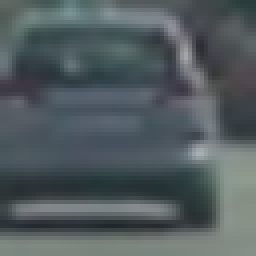
#> input picture vehicles/GTI_Far/image0006.png, 64 x 64 px (shown 4 times larger); its folder holds only this picture in this run
$ jupyter execute --allow-errors CarND-P5-Vehicle-Detection.ipynb   (shell and % lines are left out)   (older library calls are emulated)
#> lines starting #> are read from the running program, lines starting #| are printed output that depends on the picture; after the words box and inside, x2 and y2 are one past the last pixel; in counts of white or black regions, pixels touching at a corner belong together
[cell 1]
import numpy as np
import cv2
import matplotlib.pyplot as plt
import matplotlib.image as mpimg
import glob
import random

vehicles = glob.glob('vehicles/**/*.png', recursive=True)
nonvehicles = glob.glob('non-vehicles/**/*.png', recursive=True)

vehicle_images = []
for path in vehicles:
    vehicle_images.append(mpimg.imread(path))

nonvehicle_images = []
for path in nonvehicles:
    nonvehicle_images.append(mpimg.imread(path))

vehicle_images_count = len(vehicle_images)
#> vehicle_images_count = 2
nonvehicle_images_count = len(nonvehicle_images)
print('Vehicles:', vehicle_images_count)
#| Vehicles: 2
print('Non-vehicles:', nonvehicle_images_count)

[cell 2]
def displayImages(images, grid, fig_size=(10,10)):
    sizex = grid[0]
    sizey = grid[1]
    fig, imtable = plt.subplots(sizey, sizex, figsize = fig_size, squeeze=False)
    for y in range(sizey):
        for x in range(sizex):
            im_idx = x + y*sizex
            im = images[im_idx]
            if len(im.shape) == 3:
                imtable[y][x].imshow(im)
            else:
                imtable[y][x].imshow(im, cmap='gray')
    plt.show()

#> (a cell that did not finish here is left out)

[cell 4]
from skimage.feature import hog
import math

def getHogFeatures(img, orient, pix_per_cell, cell_per_block, feature_vec=True):
    features = hog(img, orientations=orient,
                   pixels_per_cell=(pix_per_cell, pix_per_cell),
                   cells_per_block=(cell_per_block, cell_per_block),
                   transform_sqrt=True,
                   visualise=True,
                   feature_vector=feature_vec)
    return features

def getSFromHLS(img):
    hls = cv2.cvtColor(img, cv2.COLOR_BGR2HLS)
    return hls[:,:,2]

[cell 5]
# Feature extraction parameters

color_space = 'GRAY' # Can be GRAY, RGB, HSV, LUV, HLS, YUV, YCrCb
orient = 8  # HOG orientations
pix_per_cell = 16 # HOG pixels per cell
cell_per_block = 2 # HOG cells per block
hog_channel = 'ALL' # Can be 0, 1, 2, or "ALL"
spatial_size = (16, 16) # Spatial binning dimensions
hist_bins = 16    # Number of histogram bins
spatial_feat = False # Spatial features on or off
hist_feat = False # Histogram features on or off
hog_feat = True # HOG features on or off

#> (the rest of this cell did not finish here and is left out)

[cell 6]
# [47 lines left out: functions binSpatial, colorHist, singleImageFeatures, not called in this run]

def extractFeatures(imgs, color_space='RGB', spatial_size=(32, 32),
                        hist_bins=32, orient=9,
                        pix_per_cell=8, cell_per_block=2, hog_channel=0,
                        spatial_feat=True, hist_feat=True, hog_feat=True):
    # Create a list to append feature vectors to
    features = []
    # Iterate through the list of images
    for image in imgs:
        file_features = []
        # apply color conversion if other than 'RGB'
        if color_space != 'RGB':
            feature_image = cv2.cvtColor(image, getattr(cv2, 'COLOR_RGB2' + color_space))
        else: feature_image = np.copy(image)

        if spatial_feat == True:
            spatial_features = binSpatial(feature_image, size=spatial_size)
            file_features.append(spatial_features)
        if hist_feat == True:
            # Apply colorHist()
            hist_features = colorHist(feature_image, nbins=hist_bins)
            file_features.append(hist_features)
        if hog_feat == True:
        # Call get_hog_features() with vis=False, feature_vec=True
            hog_features, hot_ims = getHogFeatures(feature_image, orient, pix_per_cell, cell_per_block)
            # Append the new feature vector to the features list
            file_features.append(hog_features)
        features.append(np.concatenate(file_features))
    # Return list of feature vectors
    return features

# [28 lines left out: function searchWindows, not called in this run]

def slideWindow(img, x_start_stop=[None, None], y_start_stop=[None, None],
                    xy_window=(64, 64), xy_overlap=(0.5, 0.5)):
    # If x and/or y start/stop positions not defined, set to image size
    imgsizey = img.shape [0]
    imgsizex = img.shape [1]
    x_start_stop [0] = 0 if x_start_stop [0] is None else x_start_stop [0]
    x_start_stop [1] = imgsizex if x_start_stop [1] is None else x_start_stop [1]
    y_start_stop [0] = 0 if y_start_stop [0] is None else y_start_stop [0]
    y_start_stop [1] = imgsizey if y_start_stop [1] is None else y_start_stop [1]
    # Compute the span of the region to be searched
    sizex = x_start_stop [1] - x_start_stop [0]
    sizey = y_start_stop [1] - y_start_stop [0]
    # Compute the number of pixels per step in x/y
    stepx = int(xy_window [0] * xy_overlap [0])
    stepy = int(xy_window [1] * xy_overlap [1])
    # Compute the number of windows in x/y
    step_count_x = int(math.floor(1.0 * sizex / stepx)) - 1
    step_count_y = int(math.floor(1.0 * sizey / stepy)) - 1
    # Initialize a list to append window positions to
    window_list = []
    for i in range(step_count_y):
        for j in range(step_count_x):
            # Calculate each window position
            # Append window position to list
            window_list.append((
                (x_start_stop [0] + j*stepx, y_start_stop [0] + i*stepy),
                (x_start_stop [0] + j*stepx + xy_window [0], y_start_stop [0] + i*stepy + xy_window [1])))
    # Return the list of windows
    return window_list

def drawBoxes(img, bboxes, color=(0, 0, 255), thick=6):
    # Make a copy of the image
    imcopy = np.copy(img)
    # Iterate through the bounding boxes
    for bbox in bboxes:
        # Draw a rectangle given bbox coordinates
        cv2.rectangle(imcopy, bbox[0], bbox[1], color, thick)
    # Return the image copy with boxes drawn
    return imcopy

[cell 7]
import time
from sklearn.svm import LinearSVC, SVC
from sklearn.preprocessing import StandardScaler
from sklearn.model_selection import train_test_split

all_cars = vehicle_images
#> all_cars = 2 items
all_notcars = nonvehicle_images

car_features = extractFeatures(all_cars, color_space=color_space,
                        spatial_size=spatial_size, hist_bins=hist_bins,
                        orient=orient, pix_per_cell=pix_per_cell,
                        cell_per_block=cell_per_block,
                        hog_channel=hog_channel, spatial_feat=spatial_feat,
                        hist_feat=hist_feat, hog_feat=hog_feat)
#> the loop in extractFeatures, `for image in imgs:` made 2 passes
#> pass 2, in extractFeatures, `hog_features, hot_ims = getHogFeatures(feature_image, orient, pix_per_..`:
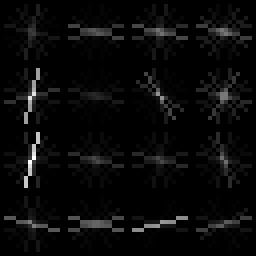
#> hot_ims: shape (64, 64) float32 (shown 4 times larger); min 0, max 0.0606, mean 0.00222; drawn with min black and max white
#> car_features = 2 items
notcar_features = extractFeatures(all_notcars, color_space=color_space,
                        spatial_size=spatial_size, hist_bins=hist_bins,
                        orient=orient, pix_per_cell=pix_per_cell,
                        cell_per_block=cell_per_block,
                        hog_channel=hog_channel, spatial_feat=spatial_feat,
                        hist_feat=hist_feat, hog_feat=hog_feat)
#> notcar_features = []

#> (the rest of this cell did not finish here and is left out)

[cell 8]
svc = SVC()
#> (the rest of this cell did not finish here and is left out)

[cell 9]
# defining parameters of sliding windows
# I use 3 sliding windows with different sizes, and different positions

image = mpimg.imread('test_images/test1.jpg')
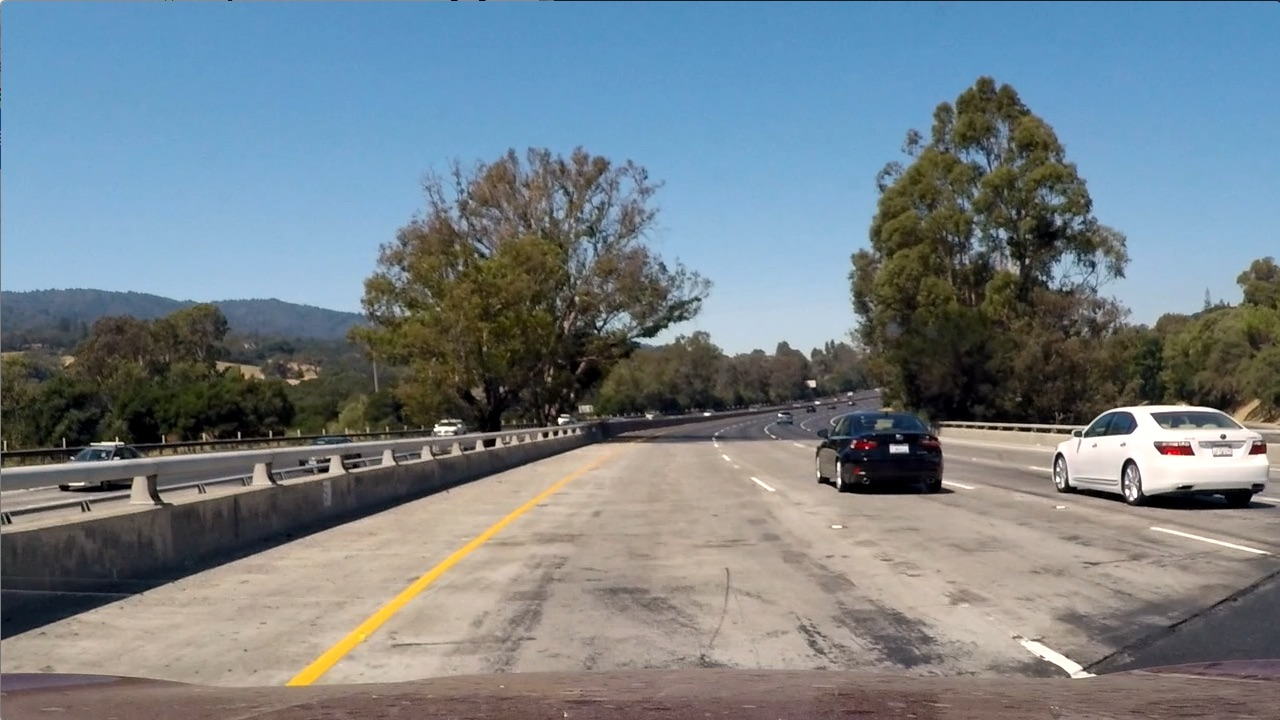
#> input picture test_images/test1.jpg, 1280 x 720 px
#> image is the input picture: shape (720, 1280, 3); mean R, G, B 117.5, 128.7, 135.5
window_img = np.copy(image)

sw_x_limits = [[None, None],[32, None],[44, None]]
sw_y_limits = [[400, 656],[400, 592],[390, 534]]
sw_window_size = [(128, 128),(96, 96),(72, 72)]
sw_overlap = [(0.5, 0.5),(0.5, 0.5),(0.5, 0.5)]

# create sliding windows
size128 = slideWindow(image, x_start_stop=sw_x_limits[0], y_start_stop=sw_y_limits[0],
                    xy_window=sw_window_size[0], xy_overlap=sw_overlap[0])
#> size128 = 57 items

size96 = slideWindow(image, x_start_stop=sw_x_limits[1], y_start_stop=sw_y_limits[1],
                    xy_window=sw_window_size[1], xy_overlap=sw_overlap[1])
#> size96 = 75 items

size72 = slideWindow(image, x_start_stop=sw_x_limits[2], y_start_stop=sw_y_limits[2],
                    xy_window=sw_window_size[2], xy_overlap=sw_overlap[2])
#> size72 = 99 items

# show sliding windows
sliding_windows = []
sliding_windows.append(drawBoxes(np.copy(image), size128, color=(135, 206, 250), thick=4))
#> the loop in drawBoxes, `for bbox in bboxes:` made 57 passes
#> bbox on passes 1 to 12: ((0, 400), (128, 528)), ((64, 400), (192, 528)), ((128, 400), (256, 528)), ((192, 400), (320, 528)), ((256, 400), (384, 528)), ((320, 400), (448, 528)), ((384, 400), (512, 528)), ((448, 400), (576, 528)), ((512, 400), (640, 528)), ((576, 400), (704, 528)), ((640, 400), (768, 528)), ((704, 400), (832, 528))
#> after the loop in drawBoxes, `for bbox in bboxes:`:
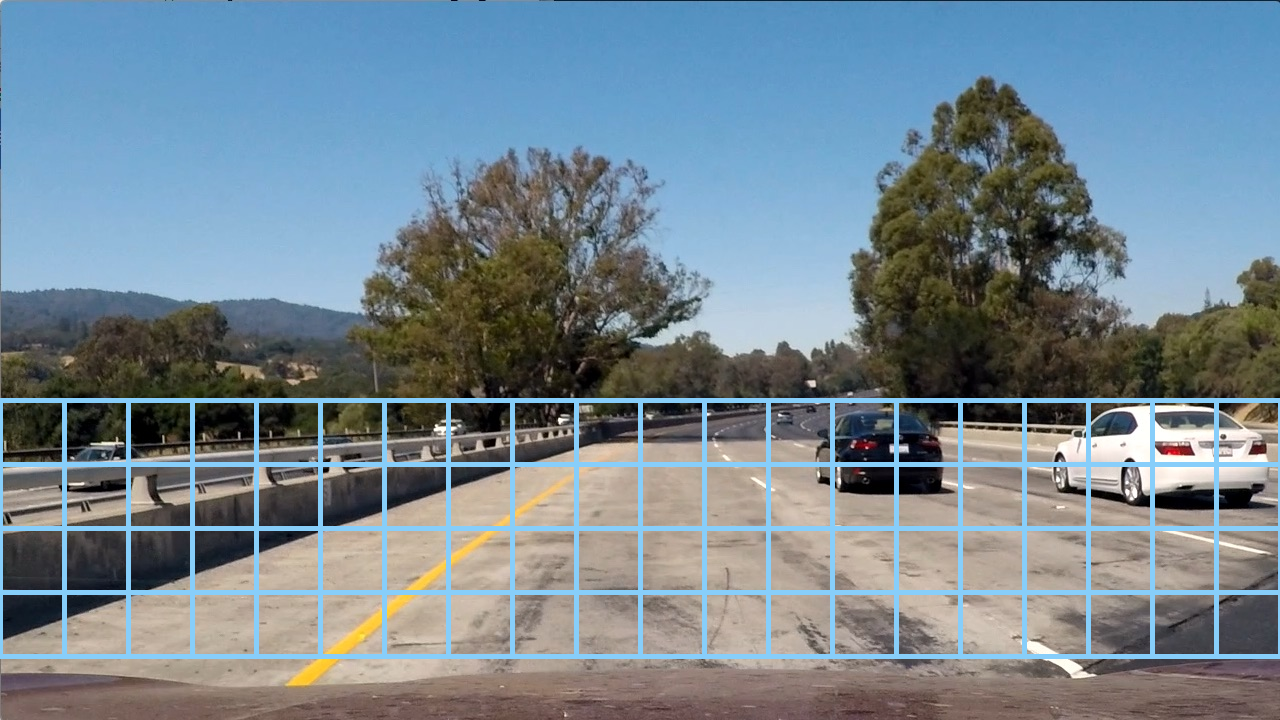
#> imcopy: shape (720, 1280, 3); 6.03% of pixels changed, all inside (x1, y1, x2, y2) = (0, 398, 1280, 659)
sliding_windows.append(drawBoxes(np.copy(image), size96, color=(135, 206, 250), thick=4))
#> call 2 of drawBoxes, with color = (135, 206, 250), thick = 4
#> the loop in drawBoxes (call 2), `for bbox in bboxes:` made 75 passes
#> bbox on passes 1 to 12: ((32, 400), (128, 496)), ((80, 400), (176, 496)), ((128, 400), (224, 496)), ((176, 400), (272, 496)), ((224, 400), (320, 496)), ((272, 400), (368, 496)), ((320, 400), (416, 496)), ((368, 400), (464, 496)), ((416, 400), (512, 496)), ((464, 400), (560, 496)), ((512, 400), (608, 496)), ((560, 400), (656, 496))
#> after the loop in drawBoxes (call 2), `for bbox in bboxes:`:
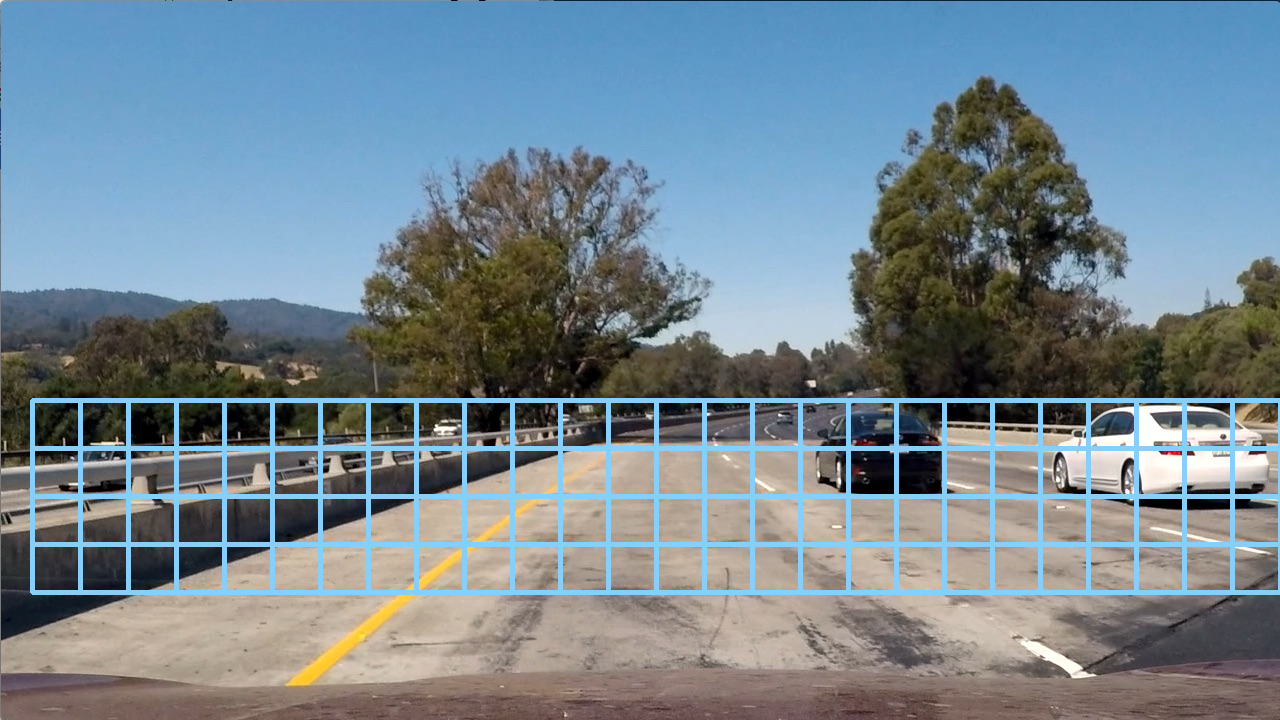
#> imcopy: shape (720, 1280, 3); 5.85% of pixels changed, all inside (x1, y1, x2, y2) = (30, 398, 1280, 595)
sliding_windows.append(drawBoxes(np.copy(image), size72, color=(135, 206, 250), thick=4))
#> after the loop in drawBoxes (call 3), `for bbox in bboxes:`: imcopy: shape (720, 1280, 3); 5.69% of pixels changed, all inside (x1, y1, x2, y2) = (42, 388, 1271, 537)

# drawing one of sliding windows in blue
sliding_windows[0] = drawBoxes(sliding_windows[0], [size128[9]], color=(0, 120, 255), thick=8)
#> after the loop in drawBoxes (call 4), `for bbox in bboxes:`: imcopy: shape (720, 1280, 3); 0.5% of pixels changed, all inside (x1, y1, x2, y2) = (572, 396, 709, 533)
sliding_windows[1] = drawBoxes(sliding_windows[1], [size96[12]], color=(0, 120, 255), thick=8)
#> after the loop in drawBoxes (call 5), `for bbox in bboxes:`:
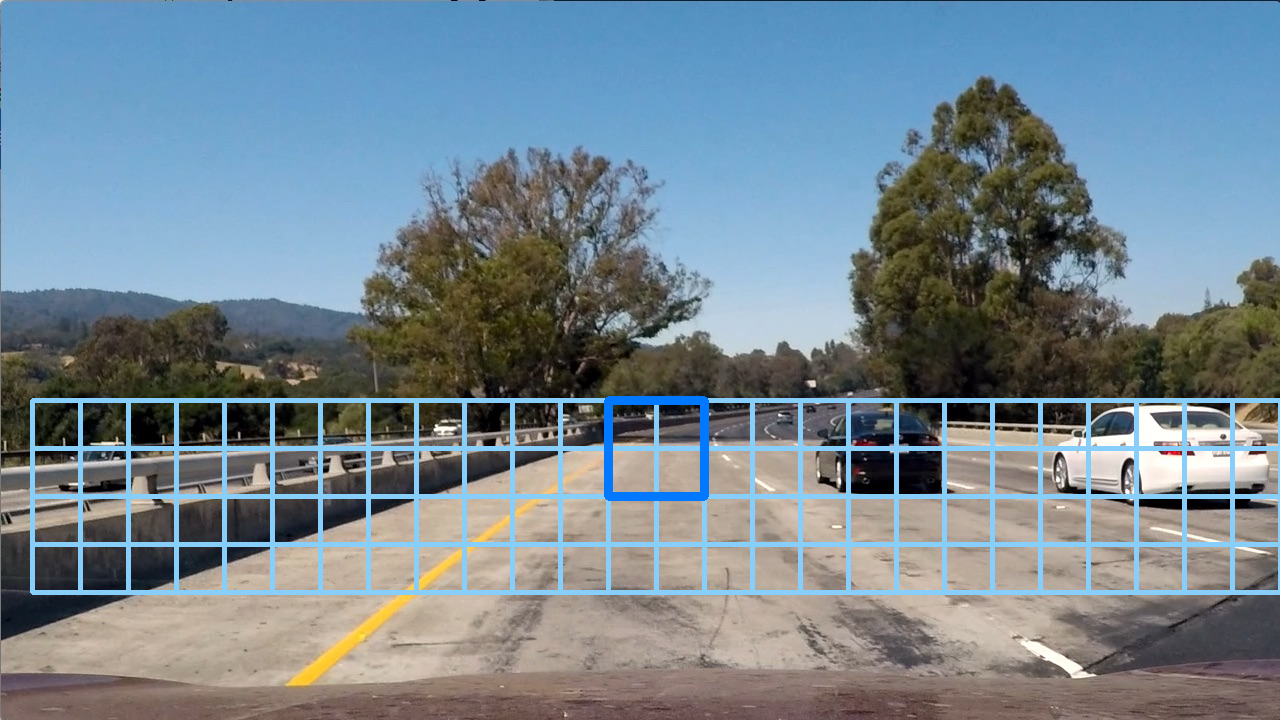
#> imcopy: shape (720, 1280, 3); 0.37% of pixels changed, all inside (x1, y1, x2, y2) = (604, 396, 709, 501)
sliding_windows[2] = drawBoxes(sliding_windows[2], [size72[5]], color=(0, 120, 255), thick=8)
#> after the loop in drawBoxes (call 6), `for bbox in bboxes:`:
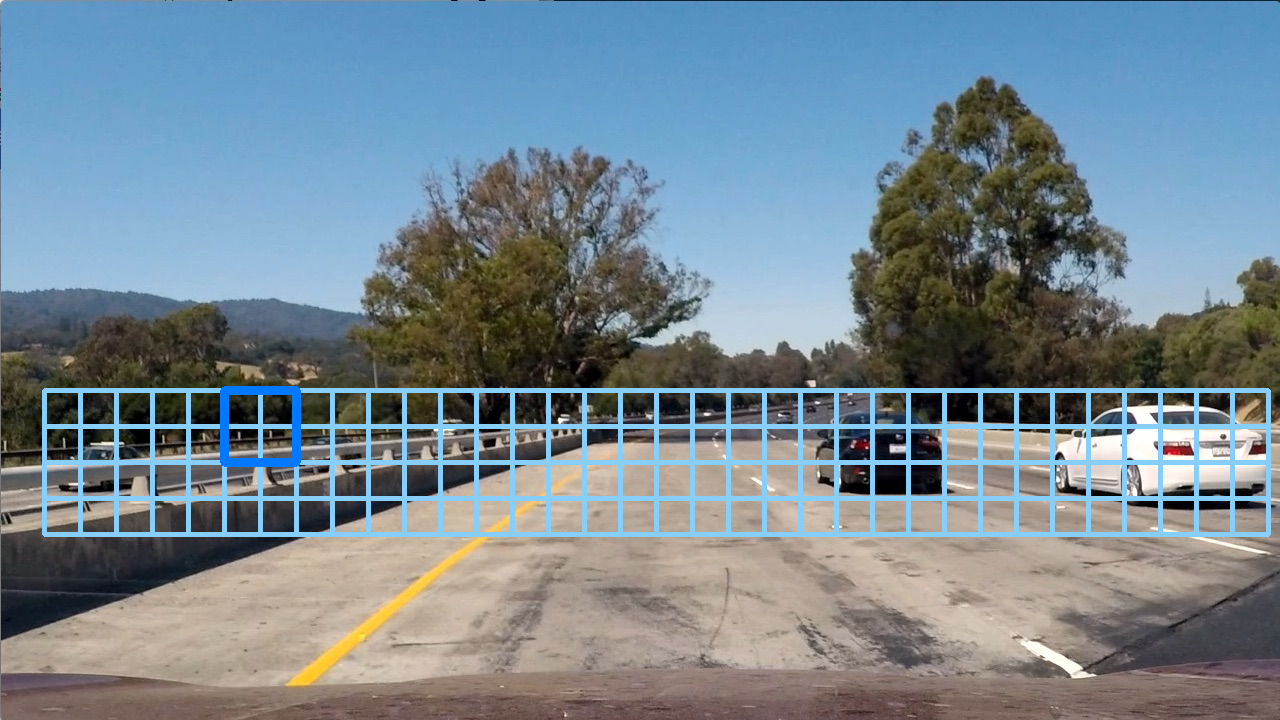
#> imcopy: shape (720, 1280, 3); mean R, G, B 118.3, 134.2, 144.4

displayImages(sliding_windows, (1, 3), fig_size=(20, 14))

[cell 10]
from scipy.ndimage.measurements import label

def getHotBoxes(image):

    dst = np.copy(image)
    all_hot_windows = []

    # Iterate over previousely defined sliding windows
    for x_limits, y_limits, window_size, overlap in zip(sw_x_limits, sw_y_limits, sw_window_size, sw_overlap):

        windows = slideWindow(
            dst,
            x_start_stop=x_limits,
            y_start_stop=y_limits,
            xy_window=window_size,
            xy_overlap=overlap
        )

        hot_windows = searchWindows(image, windows, svc, X_scaler, color_space=color_space,
                            spatial_size=spatial_size, hist_bins=hist_bins,
                            orient=orient, pix_per_cell=pix_per_cell,
                            cell_per_block=cell_per_block,
                            hog_channel=hog_channel, spatial_feat=spatial_feat,
                            hist_feat=hist_feat, hog_feat=hog_feat)

        all_hot_windows.extend(hot_windows)

        dst = drawBoxes(dst, hot_windows, color=(0, 0, 1), thick=4)
#> after the loop, all_hot_windows = []

    return all_hot_windows, dst

# [26 lines left out: functions getHeatMapWithThreshold, calcAverageBoxes, not called in this run]

[cell 11]
# Add boxes to Test images

test_images = []
result_images = []

#> (the rest of this cell did not finish here and is left out)

#> (a cell that did not finish here is left out)
